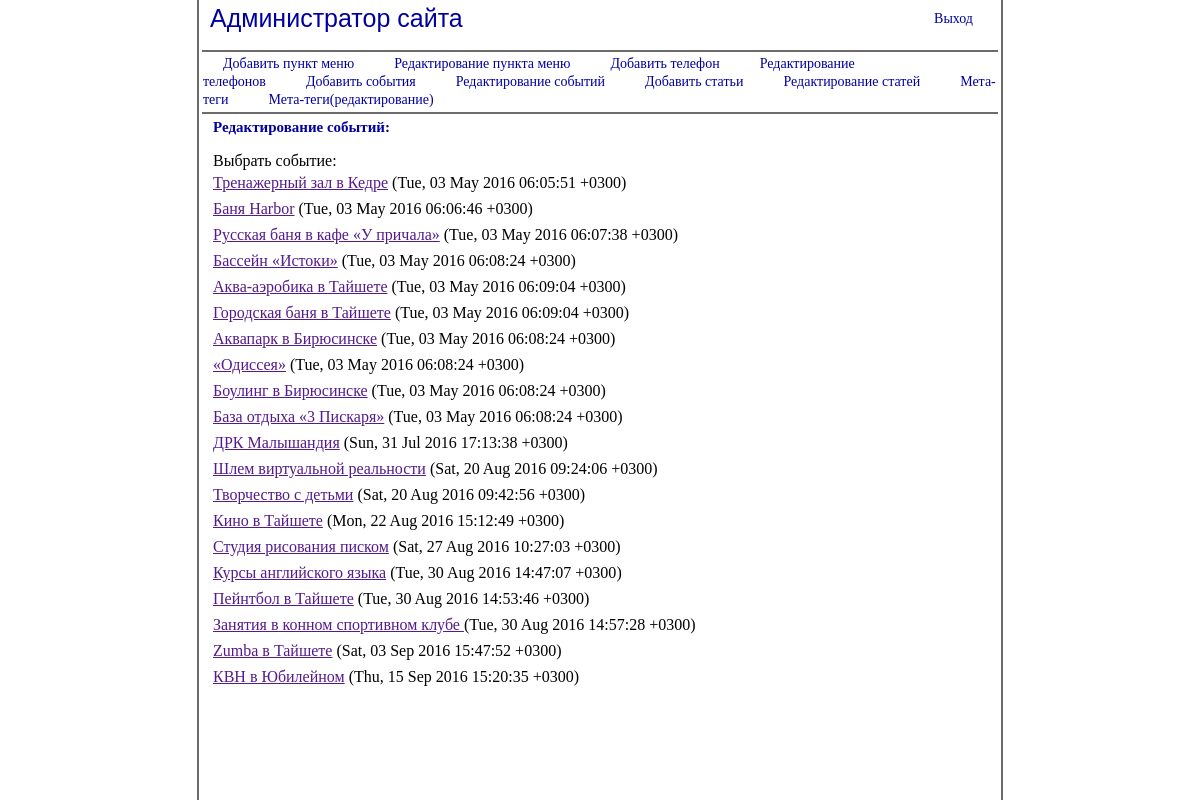
The app's page /admin/dob.php?afisha=red_afisha (signed in), older data.
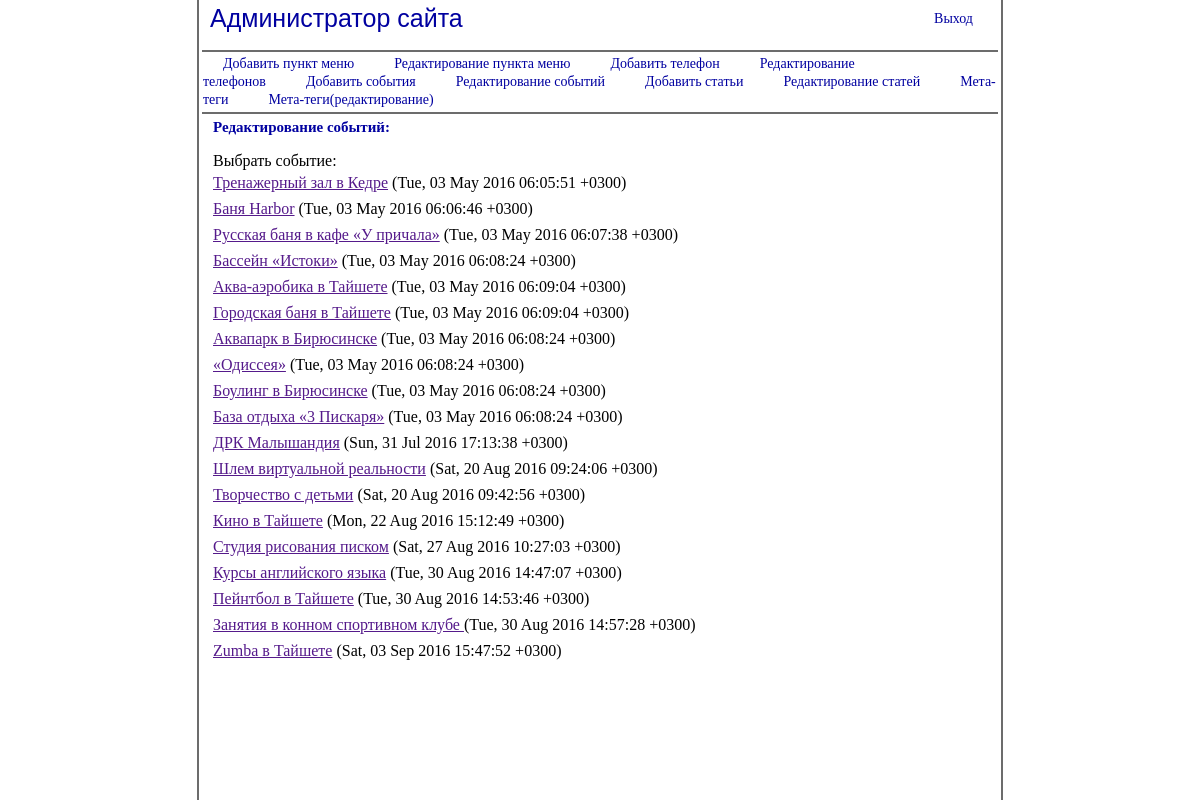
The same page, newer data.
### tables this page shows
CREATE TABLE afisha (id INTEGER PRIMARY KEY, name_tipe TEXT, img TEXT, zag TEXT, date TEXT, time TIME, place TEXT, tel TEXT, money TEXT, tipe TEXT);

### admin/forms/red_afisha.php (the view, shortened to what this page needs)
<table align="center" width="780px">
<tr><td><font class="shrift-stock"><b>Редактирование событий:</b></font></td></tr>
 <tr><td height="10px"></td></tr>
 <tr><td>Выбрать событие:</td></tr>
<?
 include_once("conf.php");
 $db = $conn;
  $res = $db->query("SELECT * FROM afisha ORDER BY id;");
   foreach ($res as $array)
			   {
			   	if(strlen($array['zag'])>130) { $rezhim = substr($array['zag'],0,130);
		               $zagl = stripcslashes($rezhim."..."); }
		        else { $zaglov = $array['zag']; $zagl = stripcslashes($zaglov); }
           echo("<tr><td><a href=\"\" onclick=\"if(getElementById('s".$array['id']."').style.display == 'none') { getElementById('s".$array['id']."').style.display = 'block'; } else { getElementById('s".$array['id']."').style.display = 'none'; } return false;\">".$zagl."</a> (".$array['date'].")</td></tr><tr><td><div class=\"blocknews\" style=\"display:none;\" id=\"s".$array['id']."\"><form method=\"post\" action=\"dob.php?afisha=red_afisha&red_afisha=click&nimer=".$array['id']."\" enctype=\"multipart/form-data\"><table><tr><td>Тип события: </td><td><textarea name=\"name_tipe\" class=\"textarea-z\">".$array['name_tipe']."</textarea></td></tr><tr><td>Заголовок: </td><td><textarea name=\"zagolov\" class=\"textarea-z\">".$array['zag']."</textarea></td></tr><tr><td>Текст: </td><td width=\"600px\"><textarea name=\"ostext\"class=\"textarea\">".stripcslashes($array['tipe'])."</textarea></td></tr>
<tr><td>Время когда произойдет: </td><td><textarea name=\"timeist\" class=\"textarea-z\">".$array['time']."</textarea></td></tr>
<tr><td>Где будет событие: </td><td><textarea name=\"place\" class=\"textarea-z\">".$array['place']."</textarea></td></tr>
<tr><td>Контакты:</td><td><textarea name=\"tel\" class=\"textarea-z\">".$array['tel']."</textarea></td></tr>
<tr><td>Цена: </td><td><textarea name=\"money\" class=\"textarea-z\">".$array['money']."</textarea></td></tr>
<tr><td><input type=\"submit\" value=\"Редактировать\"/></td></tr></form><tr><td><a href=\"dob.php?afisha=red_afisha&delete=click&nomer=".$array['id']."\">Удалить событие</a></td></tr></table></div>");
			   }
?>

Row changes from the older to the newer data that the page shows:
removed afisha: zag "КВН в Юбилейном", date "Thu, 15 Sep 2016 15:20:35 +0300"
